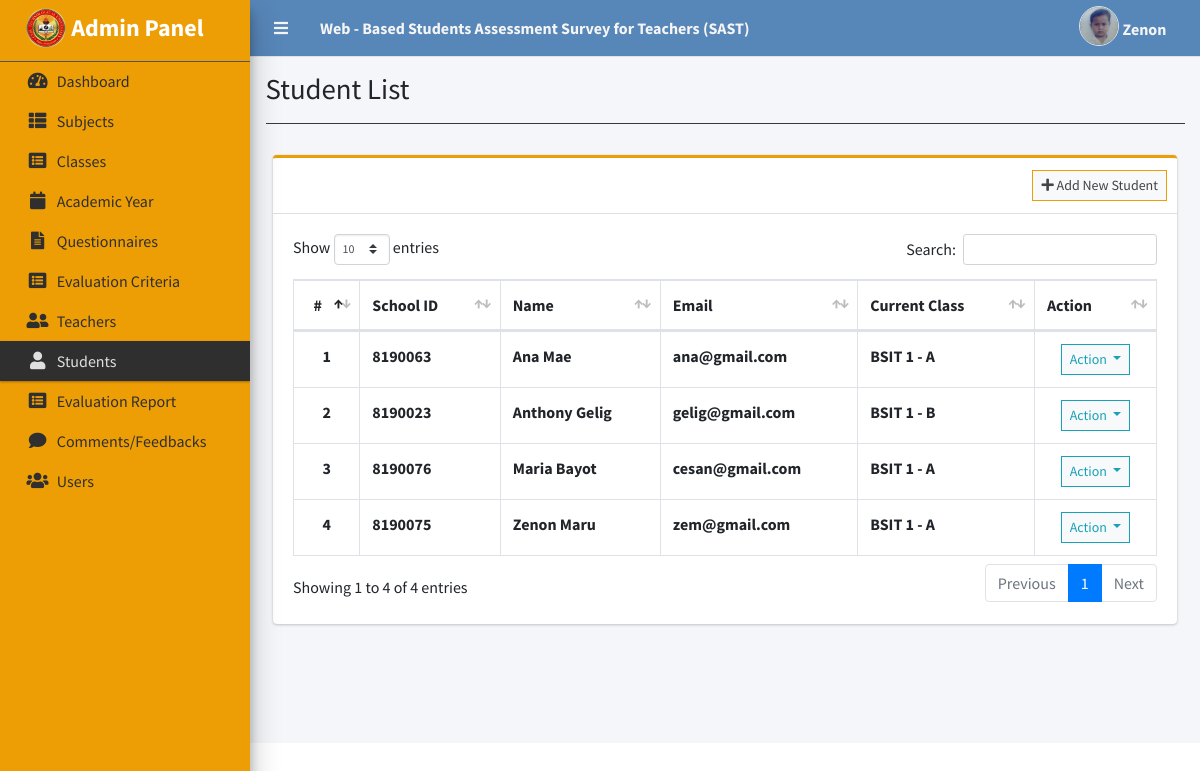
The app's page /index.php?page=student_list (signed in) with its own data.
### tables this page shows
CREATE TABLE `student_list` (
  `id` int(30) NOT NULL,
  `school_id` varchar(100) NOT NULL,
  `firstname` varchar(200) NOT NULL,
  `lastname` varchar(200) NOT NULL,
  `email` varchar(200) NOT NULL,
  `code` mediumint(9) NOT NULL,
  `password` text NOT NULL,
  `cpassword` text NOT NULL,
  `class_id` int(30) NOT NULL,
  `avatar` text NOT NULL DEFAULT 'no-image-available.png',
  `date_created` datetime NOT NULL DEFAULT current_timestamp()
);

### admin/student_list.php (the view, shortened to what this page needs)
<?php include'db_connect.php' ?>
<div class="col-lg-12">
	<div class="card card-outline card-success">
		<div class="card-header">
			<div class="card-tools">
				<a class="btn btn-block btn-sm btn-default btn-flat border-primary" href="./index.php?page=new_student"><i class="fa fa-plus"></i> Add New Student</a>
			</div>
		</div>
		<div class="card-body">
			<table class="table tabe-hover table-bordered" id="list">
				<thead>
					<tr>
						<th class="text-center">#</th>
						<th>School ID</th>
						<th>Name</th>
						<th>Email</th>
						<th>Current Class</th>
						<th>Action</th>
					</tr>
				</thead>
				<tbody>
					<?php
					$i = 1;
					$class= array();
					$classes = $conn->query("SELECT id,concat(curriculum,' ',level,' - ',section) as `class` FROM class_list");
					while($row=$classes->fetch_assoc()){
						$class[$row['id']] = $row['class'];
					}
					$qry = $conn->query("SELECT *,concat(firstname,' ',lastname) as name FROM student_list order by concat(firstname,' ',lastname) asc");
					while($row= $qry->fetch_assoc()):
					?>
					<tr>
						<th class="text-center"><?php echo $i++ ?></th>
						<td><b><?php echo $row['school_id'] ?></b></td>
						<td><b><?php echo ucwords($row['name']) ?></b></td>
						<td><b><?php echo $row['email'] ?></b></td>
						<td><b><?php echo isset($class[$row['class_id']]) ? $class[$row['class_id']] : "N/A" ?></b></td>
						<td class="text-center">
							<button type="button" class="btn btn-default btn-sm btn-flat border-info wave-effect text-info dropdown-toggle" data-toggle="dropdown" aria-expanded="true">
		                      Action
		                    </button>
						</td>
					</tr>
				<?php endwhile; ?>
				</tbody>
			</table>
		</div>
	</div>
</div>

### index.php (shortened to what this page needs)
<!DOCTYPE html>
<html lang="en">
<?php
	include 'header.php'
?>
<body class="hold-transition sidebar-mini layout-fixed layout-navbar-fixed layout-footer-fixed">
<div class="wrapper">
  <?php include 'topbar.php' ?>
  <?php include $_SESSION['login_view_folder'].'sidebar.php' ?>
  <div class="content-wrapper">
    <div class="content-header">
      <div class="container-fluid">
        <div class="row mb-2">
          <div class="col-sm-6">
            <h1 class="m-0"><?php echo $title ?></h1>
          </div>
        </div>
            <hr class="border-dark">
      </div>
    </div>
    <section class="content">
      <div class="container-fluid">
         <?php
            $page = isset($_GET['page']) ? $_GET['page'] : 'home';
            if(!file_exists($_SESSION['login_view_folder'].$page.".php")){
                include '404.html';
            }else{
            include $_SESSION['login_view_folder'].$page.'.php';
            }
          ?>
      </div>
    </section>
  </div>
</div>
</body>
</html>

### header.php (shortened to what this page needs)
<head>
  <?php
  $title = isset($_GET['page']) ? ucwords(str_replace("_", ' ', $_GET['page'])) : "Home";
  ?>
  <link rel="stylesheet" href="assets/plugins/fontawesome-free/css/all.min.css">
  <link rel="stylesheet" href="https://code.ionicframework.com/ionicons/2.0.1/css/ionicons.min.css">
  <link rel="stylesheet" href="assets/plugins/overlayScrollbars/css/OverlayScrollbars.min.css">
  <link rel="stylesheet" href="assets/plugins/datatables-bs4/css/dataTables.bootstrap4.min.css">
  <link rel="stylesheet" href="assets/plugins/datatables-responsive/css/responsive.bootstrap4.min.css">
  <link rel="stylesheet" href="assets/plugins/datatables-buttons/css/buttons.bootstrap4.min.css">
  <link rel="stylesheet" href="assets/plugins/select2/css/select2.min.css">
  <link rel="stylesheet" href="assets/plugins/select2-bootstrap4-theme/select2-bootstrap4.min.css">
  <link rel="stylesheet" href="assets/plugins/sweetalert2-theme-bootstrap-4/bootstrap-4.min.css">
  <link rel="stylesheet" href="assets/plugins/jquery-ui/jquery-ui.min.css">
  <link rel="stylesheet" href="assets/plugins/toastr/toastr.min.css">
  <link rel="stylesheet" href="assets/plugins/dropzone/min/dropzone.min.css">
  <link rel="stylesheet" href="assets/dist/css/jquery.datetimepicker.min.css">
  <link rel="stylesheet" href="assets/plugins/icheck-bootstrap/icheck-bootstrap.min.css">
  <link rel="stylesheet" href="assets/plugins/bootstrap4-toggle/css/bootstrap4-toggle.min.css">
  <link rel="stylesheet" href="assets/dist/css/adminlte.min.css">
  <link rel="stylesheet" href="assets/dist/css/styles.css">
  <link rel="stylesheet" href="assets/plugins/summernote/summernote-bs4.min.css">
   <link rel="stylesheet" href="./css/main.css">
</head>

### topbar.php (shortened to what this page needs)
<nav class="main-header navbar navbar-expand navbar-dark ">
  <ul class="navbar-nav">
    <?php if(isset($_SESSION['login_id'])): ?>
    <li class="nav-item">
      <a class="nav-link" data-widget="pushmenu" href="" role="button"><i class="fas fa-bars"></i></a>
    </li>
  <?php endif; ?>
    <li>
      <a class="nav-link"  href="./" role="button"> <large><b><?php echo $_SESSION['system']['name'] ?></b></large></a>
    </li>
  </ul>
  <ul class="navbar-nav ml-auto">
   <li class="nav-item dropdown">
          <a class="nav-link"  data-toggle="dropdown" aria-expanded="true" href="javascript:void(0)">
            <span>
              <div class="d-felx badge-pill">
                <span class=""><img src="assets/uploads/<?php echo $_SESSION['login_avatar'] ?>" alt="" class="user-img border "></span>
                <span><b><?php echo ucwords($_SESSION['login_firstname']) ?></b></span>
              </div>
            </span>
          </a>
    </li>
  </ul>
</nav>

### admin/sidebar.php (shortened to what this page needs)
<aside class="main-sidebar sidebar-dark-primary elevation-4">
    <div class="dropdown">
   	<a href="./" class="brand-link">
        <h3 class="text-center p-0 m-0"><img src="./image/ctulogo.png" alt=""><b>  Admin Panel</b></h3>
    </a>
    </div>
    <div class="sidebar">
      <nav class="mt-2">
        <ul class="nav nav-pills nav-sidebar flex-column nav-flat" data-widget="treeview" role="menu" data-accordion="false">
         <li class="nav-item dropdown">
            <a href="./" class="nav-link nav-home">
              <i class="nav-icon fas fa-tachometer-alt"></i>
              <p>
                Dashboard
              </p>
            </a>
          </li>
          <li class="nav-item dropdown">
            <a href="./index.php?page=subject_list" class="nav-link nav-subject_list">
              <i class="nav-icon fas fa-th-list"></i>
              <p>
                Subjects
              </p>
            </a>
          </li>
          <li class="nav-item dropdown">
            <a href="./index.php?page=class_list" class="nav-link nav-class_list">
              <i class="nav-icon fas fa-list-alt"></i>
              <p>
                Classes
              </p>
            </a>
          </li>
          <li class="nav-item dropdown">
            <a href="./index.php?page=academic_list" class="nav-link nav-academic_list">
              <i class="nav-icon fas fa-calendar"></i>
              <p>
                Academic Year
              </p>
            </a>
          </li>
          <li class="nav-item dropdown">
            <a href="./index.php?page=questionnaire" class="nav-link nav-questionnaire">
              <i class="nav-icon fas fa-file-alt"></i>
              <p>
                Questionnaires
              </p>
            </a>
          </li>
          <li class="nav-item dropdown">
            <a href="./index.php?page=criteria_list" class="nav-link nav-criteria_list">
              <i class="nav-icon fas fa-list-alt"></i>
              <p>
                Evaluation Criteria
              </p>
            </a>
          </li>
          <li class="nav-item dropdown">
            <a href="./index.php?page=faculty_list" class="nav-link nav-faculty_list nav-edit_faculty">
              <i class="nav-icon fas fa-user-friends"></i>
              <p>
                Teachers
              </p>
            </a>
          </li>
          <li class="nav-item">
            <a href="./index.php?page=student_list" class="nav-link nav-student_list nav-edit_student">
              <i class="nav-icon fa fa-user"></i>
              <p>
                 Students
              </p>
            </a>
          </li>
          <li class="nav-item dropdown">
            <a href="./index.php?page=report" class="nav-link nav-report">
              <i class="nav-icon fas fa-list-alt"></i>
              <p>
                Evaluation Report
              </p>
            </a>
          </li>
          <li class="nav-item dropdown">
            <a href="./index.php?page=comments" class="nav-link nav-comments">
              <i class="nav-icon fas fa-comment"></i>
              <p>
                Comments/Feedbacks
              </p>
            </a>
          </li>
          <li class="nav-item">
            <a href="./index.php?page=user_list" class="nav-link nav-user_list nav-edit_user">
              <i class="nav-icon fas fa-users"></i>
              <p>
                Users
              </p>
            </a>
          </li>
        </ul>
      </nav>
    </div>
  </aside>

### css/main.css (style rules this page uses)
:root { --main-color: #ee9e05; --color-dark: #2f2f2f; --text-grey: #dfdfdf; --text-color: #646464; --primary: #5786b8; --secondary: #6c757d; --success: #28a745; }
.navbar-dark { background-color: var(--primary); }
.h3, h3 { font-size: 1.5rem; }
img { margin-left: -20px; margin-top: -5px; height: 40px; width: 40px; }
[class*=sidebar-dark] .brand-link, [class*=sidebar-dark] .brand-link .pushmenu { color: var(--color-dark); }
.layout-navbar-fixed .wrapper .sidebar-dark-primary .brand-link:not([class*=navbar]) { background-color: var(--main-color); }
.navbar-dark .navbar-nav .nav-link { color: whitesmoke; }
[class*=sidebar-dark-] { background-color: var(--main-color); }
.sidebar-dark-primary .nav-sidebar>.nav-item>.nav-link.active, .sidebar-light-primary .nav-sidebar>.nav-item>.nav-link.active { background-color: var(--color-dark); color: var(--text-grey); }
[class*=sidebar-dark-] .sidebar a { color: var(--color-dark); }
.card-success.card-outline { border-top-color: var(--main-color); }
.border-primary { border-color: var(--main-color)!important; }

### topbar.php (style rules this page uses)
.user-img { border-radius: 50%; height: 40px; width: 40px; object-fit: cover; margin-top: -10px; }

### records on screen
student_list: school "8190063", name "Ana Mae", email "ana@gmail.com", class "BSIT 1 - A"
student_list: school "8190023", name "Anthony Gelig", email "gelig@gmail.com", class "BSIT 1 - B"
student_list: school "8190076", name "Maria Bayot", email "cesan@gmail.com", class "BSIT 1 - A"
student_list: school "8190075", name "Zenon Maru", email "zem@gmail.com", class "BSIT 1 - A"

### other values on screen
$_SESSION['system']['name'] "Web - Based Students Assessment Survey for Teachers (SAST)"
$_SESSION['login_firstname'] "Zenon"
$title "Student List"
